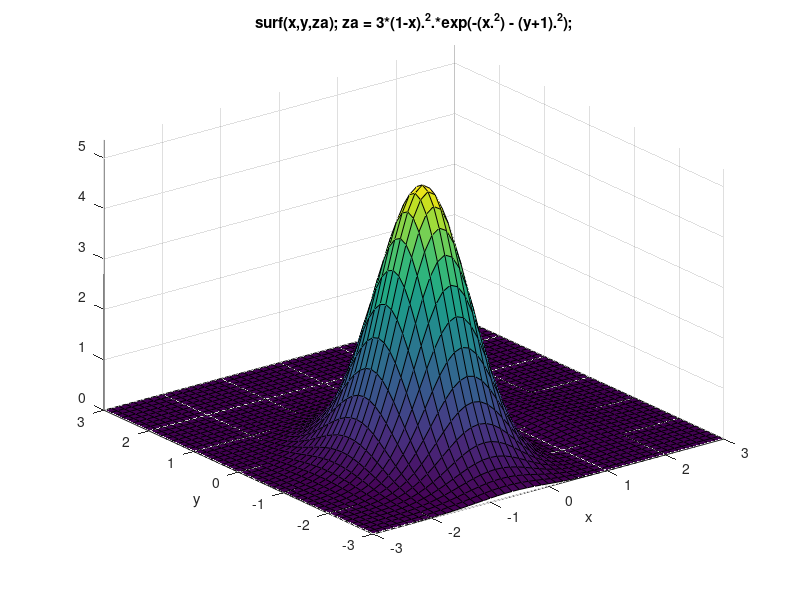
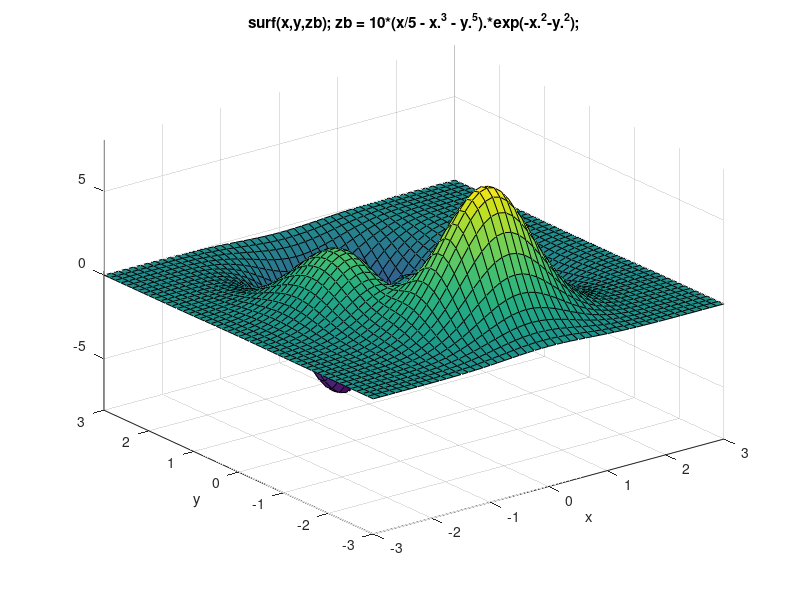
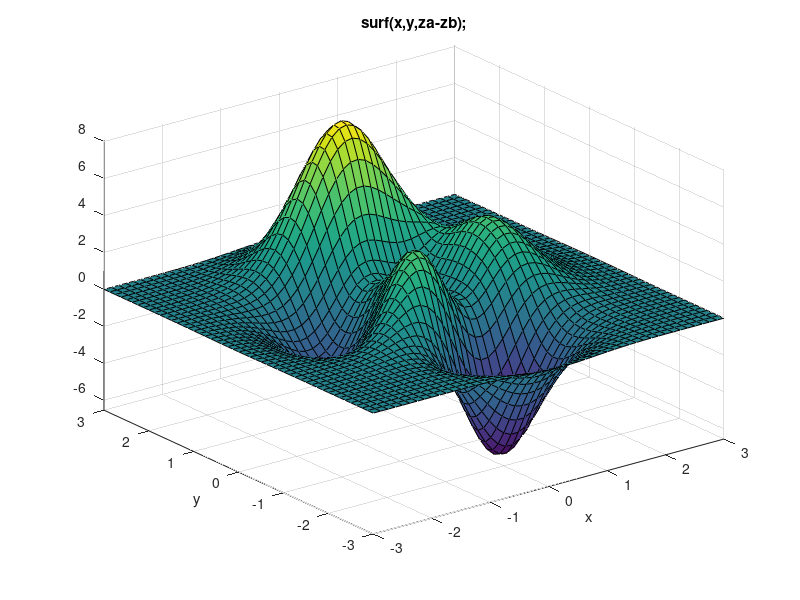
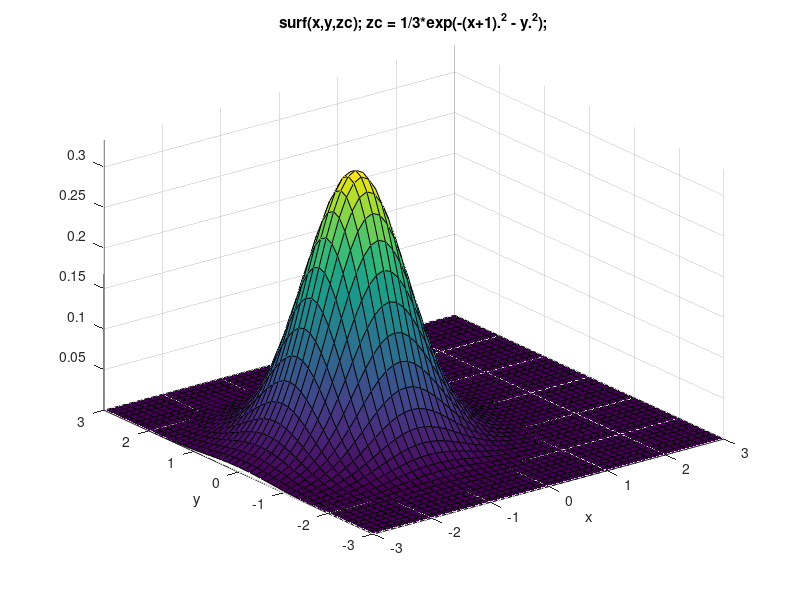

Here is the MATLAB script that generated these plots, in order:
% studying the peaks function, specially "translating and
% scaling Gaussian distributions" - see help peaks for details
clear all;
clc;
% NB peaks will run meshgrid(linspace(-3,3,arg1))
% linspace(-3,3,3)
% x = meshgrid([-3 0 3]);
% linspace(-3,3,5)
% x = meshgrid([-3.0000 -1.5000 0 1.5000 3.0000]);
x = meshgrid(linspace(-3,3,49)) % 49 default for peaks()
y = x';
za = 3*(1-x).^2.*exp(-(x.^2) - (y+1).^2);
zb = 10*(x/5 - x.^3 - y.^5).*exp(-x.^2-y.^2);
zc = 1/3*exp(-(x+1).^2 - y.^2);
zd = za - zb - zc;
figure;
surf(x,y,za); % open surf
axis('tight')
xlabel('x'), ylabel('y'), title('surf(x,y,za); za = 3*(1-x).^2.*exp(-(x.^2) - (y+1).^2);')
figure;
surf(x,y,zb); 
axis('tight')
xlabel('x'), ylabel('y'), title('surf(x,y,zb); zb = 10*(x/5 - x.^3 - y.^5).*exp(-x.^2-y.^2);')
figure;
surf(x,y,za-zb); 
axis('tight')
xlabel('x'), ylabel('y'), title('surf(x,y,za-zb);')
figure;
surf(x,y,zc); 
axis('tight')
xlabel('x'), ylabel('y'), title('surf(x,y,zc); zc = 1/3*exp(-(x+1).^2 - y.^2);')
figure;
surf(x,y,zb-zc); 
axis('tight')
xlabel('x'), ylabel('y'), title('surf(x,y,zb-zc);')
figure;
surf(x,y,zd); 
axis('tight')
xlabel('x'), ylabel('y'), title('surf(x,y,zd); zd = za - zb - zc;')